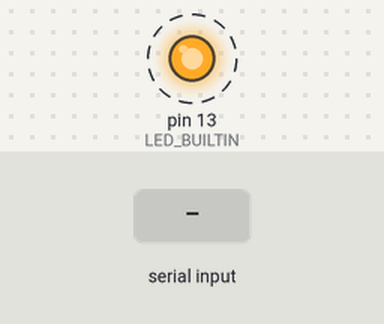
A sketch run on a simulated Arduino Uno, built with avr-gcc and run on an emulated ATmega328P. Parts: output pins drawn as LEDs (lit = HIGH). Dashed ring = blinking. The inputs (shaded band) are chosen by the test bench. What the sketch prints to the serial monitor is not drawn.

Above: at 1.2 s.
1.3 s: "?" received over Serial
3.5 s: "1" received over Serial
Timing chart, 0 to 11.5 s (numbered marks = the images above; inputs shaded):
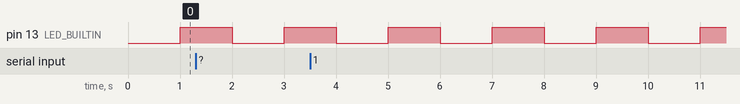

The sketch:

SerialEchoWBlink.ino
```cpp
#include <Arduino.h>
#include <avr/io.h>
#include <avr/interrupt.h>


unsigned int reload = 0xF425; // OCR1A = (cpu freq / (prescaler * interrupt freq)) - 1;
                              // 1Hz, a 1 second timer interrupt.
                              // cpu-freq = 16mHz, prescaler = 256 (see TCCR1B), desired interrupt freq = 1
volatile uint8_t ledstate = LOW;
const int bufsize = 256;
char data[bufsize];
int data_pos = 0;

ISR(TIMER1_COMPA_vect)
{
  digitalWrite(LED_BUILTIN, ledstate);
  ledstate = !ledstate;
}


void setup() {
  pinMode(LED_BUILTIN, OUTPUT);

  cli(); // disable interrupts
  TCCR1A = 0; // start with blank settings
  TCCR1B = 0; // blank settings
  OCR1A = reload; // timer comparison value for interrupt trigger.
  TCCR1B = (1<<WGM12) | (1<<CS12); // Waveform gen mode: CTC ; CS12: clock/256 (CTC = clear timer on compare)
  TIMSK1 = (1<<OCIE1A); // enable the timer
  sei(); // enable interrupts.

  Serial.begin(9600);
  Serial.println();
  Serial.println("Something SOMETHING: ");
}

// echo text entered via serial, then echo a toUpper()'d buffer with some other
// modifications.
void loop() {
  char incoming = 0;
  // read a character
  if(Serial.available() > 0)
  {
    incoming = (char)Serial.read();
    if(incoming != 13 && incoming != 13)
    {
      Serial.print(incoming);
      if(data_pos < bufsize)
      {
        data[data_pos] = incoming;
        data_pos++;
      }
    }
    else
    {
      Serial.println();

      for(int i = 0; i < data_pos; i++)
      {
        char c = data[i];
        if(c >= 'a' && c <= 'z')
        {
          c = c - 'a' + 'A';
        }
        else if(c == '?')
        {
          c = '!';
        }
        Serial.print(c);
      }

      data_pos = 0;
      Serial.println();
    }
  }
}
```

Measured:
- by itself, pin 13 (LED_BUILTIN): alternates HIGH for 1.0 s and LOW for 1.0 s
